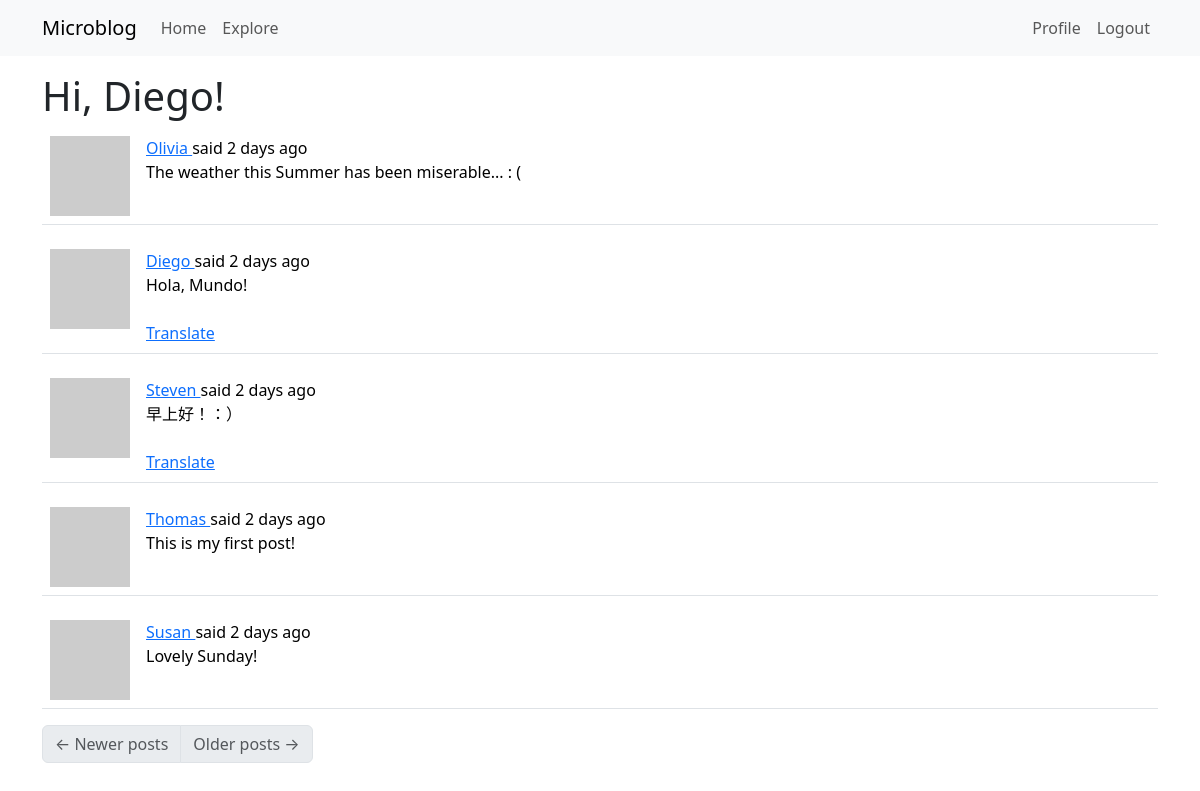
The app's page /explore (signed in), older data.
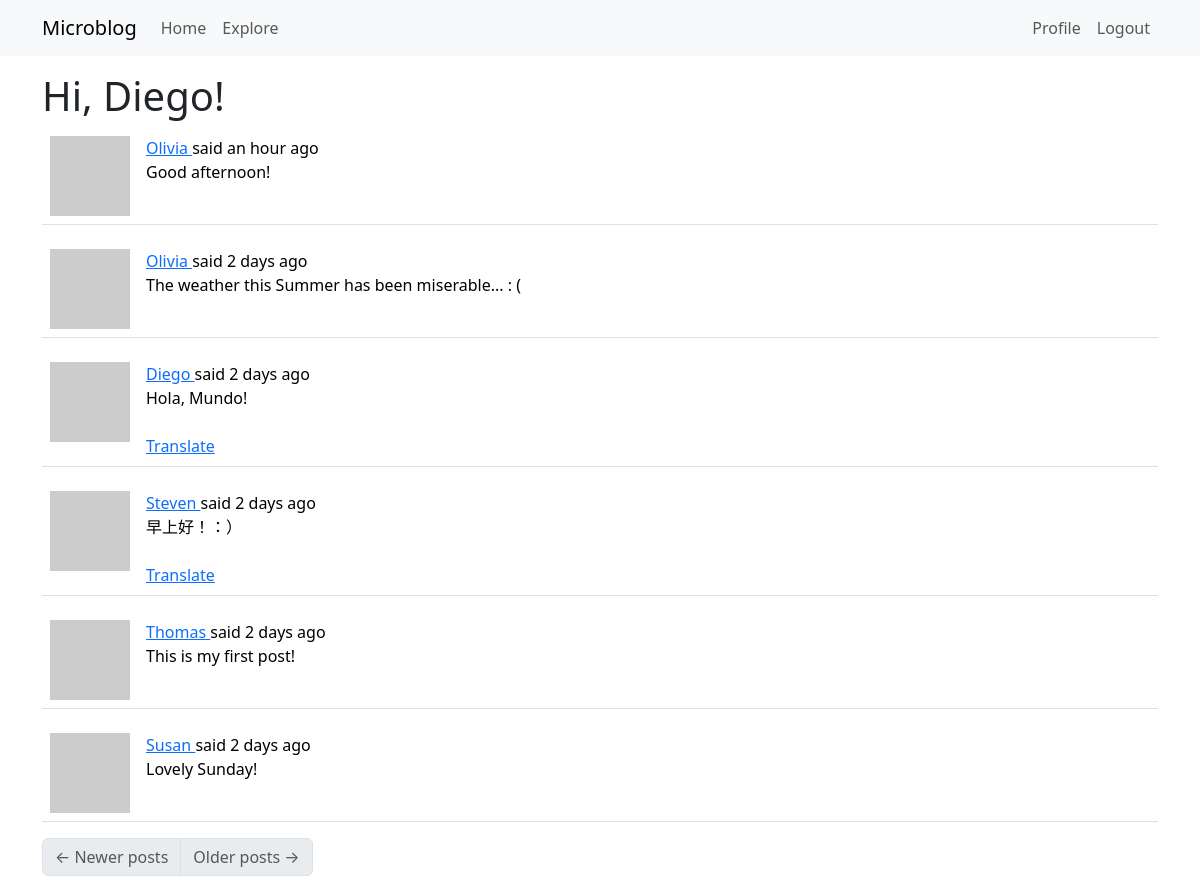
The same page, newer data.
### app/models.py (models this page shows, shortened)
class Post(db.Model):
    id: so.Mapped[int] = so.mapped_column(primary_key=True)
    body: so.Mapped[str] = so.mapped_column(sa.String(140))
    timestamp: so.Mapped[datetime] = so.mapped_column(index=True, default=lambda: datetime.now(timezone.utc))
    user_id: so.Mapped[int] = so.mapped_column(sa.ForeignKey(User.id), index=True)
    language: so.Mapped[Optional[str]] = so.mapped_column(sa.String(5))
    author: so.Mapped[User] = so.relationship(back_populates='posts') # These two attributes (This and User.posts) allow the application to access the connected user and post entries

### app/main/routes.py (the view)
@bp.route('/explore')
@login_required
def explore():
    page = request.args.get('page', 1, type=int)
    query = sa.select(Post).order_by(Post.timestamp.desc())
    posts = db.paginate(query, page=page,
                        per_page=current_app.config['POSTS_PER_PAGE'], error_out=False)
    next_url = url_for('main.explore', page=posts.next_num) \
        if posts.has_next else None
    prev_url = url_for('main.explore', page=posts.prev_num) \
        if posts.has_prev else None
    return render_template('index.html', title=_('Explore'),
                           posts=posts.items, next_url=next_url,
                           prev_url=prev_url)

### app/__init__.py (called while the page is built)
def get_locale():
    return request.accept_languages.best_match(current_app.config['LANGUAGES'])

### app/main/routes.py (called while the page is built)
@bp.before_request
def before_request():
    if current_user.is_authenticated:
        current_user.last_seen = datetime.now(timezone.utc)
        db.session.commit()
    g.locale = str(get_locale())

### app/models.py (called while the page is built)
@login.user_loader
def load_user(id):
    return db.session.get(User, int(id))

    def avatar(self, size):
        digest = md5(self.email.lower().encode('utf-8')).hexdigest()
        return f'https://www.gravatar.com/avatar/{digest}?d=identicon&s={size}'

### app/templates/index.html (shortened to what this page needs)
{% extends "base.html" %}
{% import "bootstrap_wtf.html" as wtf %}
{% block content %}
    <h1>{{ _('Hi, %(username)s!', username=current_user.username) }}</h1>
    {% for post in posts %}
        {% include '_post.html' %}
    {% endfor %}
    <nav aria-label="Post navigation">
        <ul class="pagination">
            <li class="page-item{% if not prev_url %} disabled{% endif %}">
                <a class="page-link" href="{{ prev_url }}">
                    <span aria-hidden="true">&larr;</span> {{ _('Newer posts') }}
                </a>
            </li>
            <li class="page-item{% if not next_url %} disabled{% endif %}">
                <a class="page-link" href="{{ next_url }}">
                    {{ _('Older posts') }} <span aria-hidden="true">&rarr;</span>
                </a>
            </li>
        </ul>
    </nav>
{% endblock %}

### app/templates/_post.html (shortened to what this page needs)
<table class="table table-hover">
	<tr>
		<td width="70px">
			<a href="{{ url_for('main.user', username=post.author.username) }}">
				<img src="{{ post.author.avatar(70) }}" />
			</a>
		</td>
		<td>
			 {{ _('%(username)s said %(when)s', username=user_link,
			when=moment(post.timestamp).fromNow()) }}
			<br />
			<span id="post{{ post.id }}">{{ post.body }}</span>
            {% if post.language and post.language != g.locale %}
			<br /><br />
			<span id="translation{{ post.id }}">
                <a href="javascript:translate(
                                'post{{ post.id }}',
                                'translation{{ post.id }}',
                                '{{ post.language }}',
                                '{{ g.locale }}');">{{ _('Translate') }}</a>
            </span>
			{% endif %}
		</td>
	</tr>
</table>

Row changes from the older to the newer data that the page shows:
added Post: body "Good afternoon!"
